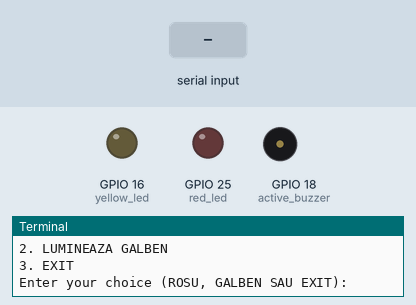
Recording of a program running on a simulated Raspberry Pi (BCM pin numbers). On the bench: output pins drawn as LEDs (lit = HIGH), buzzer (waves = sounding, pin HIGH), the last lines printed to the terminal. Dashed ring = blinking. The inputs (shaded band) are chosen by the test bench. Random numbers come from a fixed seed.

Above: at 1.2 s.
1.3 s: "ROSU" typed at the terminal, then Enter
At 1.55 s:
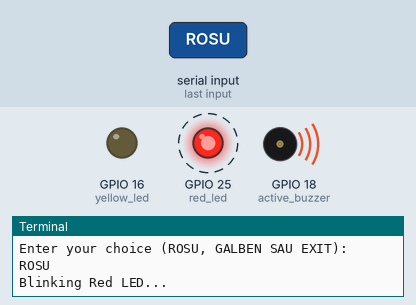
4.3 s: "GALBEN" typed at the terminal, then Enter
At 6.1 s:
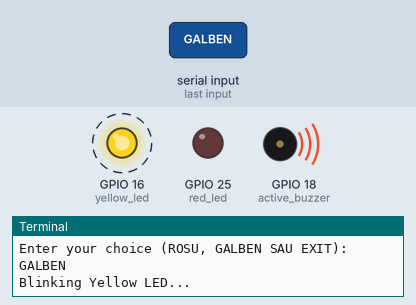
Timing chart, 0 to 14.8 s (numbered marks = the images above; inputs shaded):
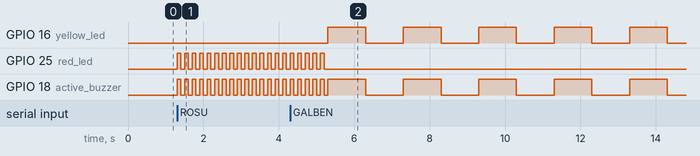

Measured:
- after the input at 1.3 s, GPIO 25 (red_led), GPIO 18 (active_buzzer): alternates HIGH for 0.10 s and LOW for 0.10 s, starting at once
- after the input at 4.3 s, GPIO 16 (yellow_led): alternates HIGH for 1.0 s and LOW for 1.0 s, starting after 1.0 s

The program:

rosu_galben.py
```python
from gpiozero import LED, Buzzer
from time import sleep

# Set up GPIO pins as LEDsButton
red_led = LED(25)  # Pin 18 for red
yellow_led = LED(16)  # Pin 23 for yellow
active_buzzer = Buzzer(18) #Pin 24 for buzzer

def menu():
    print("--- LED Control Menu ---")
    print("1. LUMINEAZA ROSU")
    print("2. LUMINEAZA GALBEN")
    print("3. EXIT")
    choice = input("Enter your choice (ROSU, GALBEN SAU EXIT): ")
    return choice

def control_led_and_buzzer():
    while True:
        choice = menu()  # Show the menu and get the user's choice

        if choice == 'ROSU':
            print("Blinking Red LED...")
            # Blink Red LED X times

            for i in range(20):
                red_led.on()  # Turn on red LED
                active_buzzer.on()
                sleep(0.1)      # Wait for x second


                red_led.off()  # Turn off red LED
                active_buzzer.off()
                sleep(0.1)      # Wait for x second

        elif choice == 'GALBEN':
            print("Blinking Yellow LED...")
            # Blink Yellow LED Xtimes

            for i in range(5):
                yellow_led.on()  # Turn on yellow LED
                active_buzzer.on()
                sleep(1)         # Wait for x second

                yellow_led.off()  # Turn off yellow LED
                active_buzzer.off()
                sleep(1)         # Wait for x second

        elif choice == 'EXIT':
            print("Exiting program.")
            break  # Exit the loop and end the program

        else:
            print("Invalid choice, please try again.")

control_led_and_buzzer()
```
